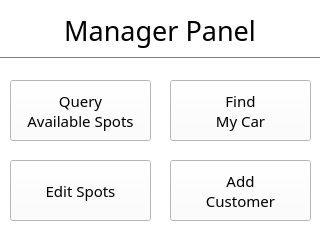
<?xml version="1.0" encoding="UTF-8"?>
<ui version="4.0">
 <class>ManagerWindow</class>
 <widget class="QMainWindow" name="ManagerWindow">
  <property name="geometry">
   <rect>
    <x>0</x>
    <y>0</y>
    <width>320</width>
    <height>240</height>
   </rect>
  </property>
  <property name="palette">
   <palette>
    <active>
     <colorrole role="WindowText">
      <brush brushstyle="SolidPattern">
       <color alpha="255">
        <red>0</red>
        <green>0</green>
        <blue>0</blue>
       </color>
      </brush>
     </colorrole>
     <colorrole role="Button">
      <brush brushstyle="SolidPattern">
       <color alpha="255">
        <red>255</red>
        <green>255</green>
        <blue>255</blue>
       </color>
      </brush>
     </colorrole>
     <colorrole role="Light">
      <brush brushstyle="SolidPattern">
       <color alpha="255">
        <red>255</red>
        <green>255</green>
        <blue>255</blue>
       </color>
      </brush>
     </colorrole>
     <colorrole role="Midlight">
      <brush brushstyle="SolidPattern">
       <color alpha="255">
        <red>255</red>
        <green>255</green>
        <blue>255</blue>
       </color>
      </brush>
     </colorrole>
     <colorrole role="Dark">
      <brush brushstyle="SolidPattern">
       <color alpha="255">
        <red>127</red>
        <green>127</green>
        <blue>127</blue>
       </color>
      </brush>
     </colorrole>
     <colorrole role="Mid">
      <brush brushstyle="SolidPattern">
       <color alpha="255">
        <red>170</red>
        <green>170</green>
        <blue>170</blue>
       </color>
      </brush>
     </colorrole>
     <colorrole role="Text">
      <brush brushstyle="SolidPattern">
       <color alpha="255">
        <red>0</red>
        <green>0</green>
        <blue>0</blue>
       </color>
      </brush>
     </colorrole>
     <colorrole role="BrightText">
      <brush brushstyle="SolidPattern">
       <color alpha="255">
        <red>255</red>
        <green>255</green>
        <blue>255</blue>
       </color>
      </brush>
     </colorrole>
     <colorrole role="ButtonText">
      <brush brushstyle="SolidPattern">
       <color alpha="255">
        <red>0</red>
        <green>0</green>
        <blue>0</blue>
       </color>
      </brush>
     </colorrole>
     <colorrole role="Base">
      <brush brushstyle="SolidPattern">
       <color alpha="255">
        <red>255</red>
        <green>255</green>
        <blue>255</blue>
       </color>
      </brush>
     </colorrole>
     <colorrole role="Window">
      <brush brushstyle="SolidPattern">
       <color alpha="255">
        <red>255</red>
        <green>255</green>
        <blue>255</blue>
       </color>
      </brush>
     </colorrole>
     <colorrole role="Shadow">
      <brush brushstyle="SolidPattern">
       <color alpha="255">
        <red>0</red>
        <green>0</green>
        <blue>0</blue>
       </color>
      </brush>
     </colorrole>
     <colorrole role="AlternateBase">
      <brush brushstyle="SolidPattern">
       <color alpha="255">
        <red>255</red>
        <green>255</green>
        <blue>255</blue>
       </color>
      </brush>
     </colorrole>
     <colorrole role="ToolTipBase">
      <brush brushstyle="SolidPattern">
       <color alpha="255">
        <red>255</red>
        <green>255</green>
        <blue>220</blue>
       </color>
      </brush>
     </colorrole>
     <colorrole role="ToolTipText">
      <brush brushstyle="SolidPattern">
       <color alpha="255">
        <red>0</red>
        <green>0</green>
        <blue>0</blue>
       </color>
      </brush>
     </colorrole>
     <colorrole role="PlaceholderText">
      <brush brushstyle="SolidPattern">
       <color alpha="127">
        <red>0</red>
        <green>0</green>
        <blue>0</blue>
       </color>
      </brush>
     </colorrole>
    </active>
    <inactive>
     <colorrole role="WindowText">
      <brush brushstyle="SolidPattern">
       <color alpha="255">
        <red>0</red>
        <green>0</green>
        <blue>0</blue>
       </color>
      </brush>
     </colorrole>
     <colorrole role="Button">
      <brush brushstyle="SolidPattern">
       <color alpha="255">
        <red>255</red>
        <green>255</green>
        <blue>255</blue>
       </color>
      </brush>
     </colorrole>
     <colorrole role="Light">
      <brush brushstyle="SolidPattern">
       <color alpha="255">
        <red>255</red>
        <green>255</green>
        <blue>255</blue>
       </color>
      </brush>
     </colorrole>
     <colorrole role="Midlight">
      <brush brushstyle="SolidPattern">
       <color alpha="255">
        <red>255</red>
        <green>255</green>
        <blue>255</blue>
       </color>
      </brush>
     </colorrole>
     <colorrole role="Dark">
      <brush brushstyle="SolidPattern">
       <color alpha="255">
        <red>127</red>
        <green>127</green>
        <blue>127</blue>
       </color>
      </brush>
     </colorrole>
     <colorrole role="Mid">
      <brush brushstyle="SolidPattern">
       <color alpha="255">
        <red>170</red>
        <green>170</green>
        <blue>170</blue>
       </color>
      </brush>
     </colorrole>
     <colorrole role="Text">
      <brush brushstyle="SolidPattern">
       <color alpha="255">
        <red>0</red>
        <green>0</green>
        <blue>0</blue>
       </color>
      </brush>
     </colorrole>
     <colorrole role="BrightText">
      <brush brushstyle="SolidPattern">
       <color alpha="255">
        <red>255</red>
        <green>255</green>
        <blue>255</blue>
       </color>
      </brush>
     </colorrole>
     <colorrole role="ButtonText">
      <brush brushstyle="SolidPattern">
       <color alpha="255">
        <red>0</red>
        <green>0</green>
        <blue>0</blue>
       </color>
      </brush>
     </colorrole>
     <colorrole role="Base">
      <brush brushstyle="SolidPattern">
       <color alpha="255">
        <red>255</red>
        <green>255</green>
        <blue>255</blue>
       </color>
      </brush>
     </colorrole>
     <colorrole role="Window">
      <brush brushstyle="SolidPattern">
       <color alpha="255">
        <red>255</red>
        <green>255</green>
        <blue>255</blue>
       </color>
      </brush>
     </colorrole>
     <colorrole role="Shadow">
      <brush brushstyle="SolidPattern">
       <color alpha="255">
        <red>0</red>
        <green>0</green>
        <blue>0</blue>
       </color>
      </brush>
     </colorrole>
     <colorrole role="AlternateBase">
      <brush brushstyle="SolidPattern">
       <color alpha="255">
        <red>255</red>
        <green>255</green>
        <blue>255</blue>
       </color>
      </brush>
     </colorrole>
     <colorrole role="ToolTipBase">
      <brush brushstyle="SolidPattern">
       <color alpha="255">
        <red>255</red>
        <green>255</green>
        <blue>220</blue>
       </color>
      </brush>
     </colorrole>
     <colorrole role="ToolTipText">
      <brush brushstyle="SolidPattern">
       <color alpha="255">
        <red>0</red>
        <green>0</green>
        <blue>0</blue>
       </color>
      </brush>
     </colorrole>
     <colorrole role="PlaceholderText">
      <brush brushstyle="SolidPattern">
       <color alpha="127">
        <red>0</red>
        <green>0</green>
        <blue>0</blue>
       </color>
      </brush>
     </colorrole>
    </inactive>
    <disabled>
     <colorrole role="WindowText">
      <brush brushstyle="SolidPattern">
       <color alpha="255">
        <red>127</red>
        <green>127</green>
        <blue>127</blue>
       </color>
      </brush>
     </colorrole>
     <colorrole role="Button">
      <brush brushstyle="SolidPattern">
       <color alpha="255">
        <red>255</red>
        <green>255</green>
        <blue>255</blue>
       </color>
      </brush>
     </colorrole>
     <colorrole role="Light">
      <brush brushstyle="SolidPattern">
       <color alpha="255">
        <red>255</red>
        <green>255</green>
        <blue>255</blue>
       </color>
      </brush>
     </colorrole>
     <colorrole role="Midlight">
      <brush brushstyle="SolidPattern">
       <color alpha="255">
        <red>255</red>
        <green>255</green>
        <blue>255</blue>
       </color>
      </brush>
     </colorrole>
     <colorrole role="Dark">
      <brush brushstyle="SolidPattern">
       <color alpha="255">
        <red>127</red>
        <green>127</green>
        <blue>127</blue>
       </color>
      </brush>
     </colorrole>
     <colorrole role="Mid">
      <brush brushstyle="SolidPattern">
       <color alpha="255">
        <red>170</red>
        <green>170</green>
        <blue>170</blue>
       </color>
      </brush>
     </colorrole>
     <colorrole role="Text">
      <brush brushstyle="SolidPattern">
       <color alpha="255">
        <red>127</red>
        <green>127</green>
        <blue>127</blue>
       </color>
      </brush>
     </colorrole>
     <colorrole role="BrightText">
      <brush brushstyle="SolidPattern">
       <color alpha="255">
        <red>255</red>
        <green>255</green>
        <blue>255</blue>
       </color>
      </brush>
     </colorrole>
     <colorrole role="ButtonText">
      <brush brushstyle="SolidPattern">
       <color alpha="255">
        <red>127</red>
        <green>127</green>
        <blue>127</blue>
       </color>
      </brush>
     </colorrole>
     <colorrole role="Base">
      <brush brushstyle="SolidPattern">
       <color alpha="255">
        <red>255</red>
        <green>255</green>
        <blue>255</blue>
       </color>
      </brush>
     </colorrole>
     <colorrole role="Window">
      <brush brushstyle="SolidPattern">
       <color alpha="255">
        <red>255</red>
        <green>255</green>
        <blue>255</blue>
       </color>
      </brush>
     </colorrole>
     <colorrole role="Shadow">
      <brush brushstyle="SolidPattern">
       <color alpha="255">
        <red>0</red>
        <green>0</green>
        <blue>0</blue>
       </color>
      </brush>
     </colorrole>
     <colorrole role="AlternateBase">
      <brush brushstyle="SolidPattern">
       <color alpha="255">
        <red>255</red>
        <green>255</green>
        <blue>255</blue>
       </color>
      </brush>
     </colorrole>
     <colorrole role="ToolTipBase">
      <brush brushstyle="SolidPattern">
       <color alpha="255">
        <red>255</red>
        <green>255</green>
        <blue>220</blue>
       </color>
      </brush>
     </colorrole>
     <colorrole role="ToolTipText">
      <brush brushstyle="SolidPattern">
       <color alpha="255">
        <red>0</red>
        <green>0</green>
        <blue>0</blue>
       </color>
      </brush>
     </colorrole>
     <colorrole role="PlaceholderText">
      <brush brushstyle="SolidPattern">
       <color alpha="127">
        <red>127</red>
        <green>127</green>
        <blue>127</blue>
       </color>
      </brush>
     </colorrole>
    </disabled>
   </palette>
  </property>
  <property name="windowTitle">
   <string>Management</string>
  </property>
  <widget class="QWidget" name="centralwidget">
   <property name="palette">
    <palette>
     <active>
      <colorrole role="WindowText">
       <brush brushstyle="SolidPattern">
        <color alpha="255">
         <red>0</red>
         <green>0</green>
         <blue>0</blue>
        </color>
       </brush>
      </colorrole>
      <colorrole role="Button">
       <brush brushstyle="SolidPattern">
        <color alpha="255">
         <red>255</red>
         <green>255</green>
         <blue>255</blue>
        </color>
       </brush>
      </colorrole>
      <colorrole role="Light">
       <brush brushstyle="SolidPattern">
        <color alpha="255">
         <red>255</red>
         <green>255</green>
         <blue>255</blue>
        </color>
       </brush>
      </colorrole>
      <colorrole role="Midlight">
       <brush brushstyle="SolidPattern">
        <color alpha="255">
         <red>255</red>
         <green>255</green>
         <blue>255</blue>
        </color>
       </brush>
      </colorrole>
      <colorrole role="Dark">
       <brush brushstyle="SolidPattern">
        <color alpha="255">
         <red>127</red>
         <green>127</green>
         <blue>127</blue>
        </color>
       </brush>
      </colorrole>
      <colorrole role="Mid">
       <brush brushstyle="SolidPattern">
        <color alpha="255">
         <red>170</red>
         <green>170</green>
         <blue>170</blue>
        </color>
       </brush>
      </colorrole>
      <colorrole role="Text">
       <brush brushstyle="SolidPattern">
        <color alpha="255">
         <red>0</red>
         <green>0</green>
         <blue>0</blue>
        </color>
       </brush>
      </colorrole>
      <colorrole role="BrightText">
       <brush brushstyle="SolidPattern">
        <color alpha="255">
         <red>255</red>
         <green>255</green>
         <blue>255</blue>
        </color>
       </brush>
      </colorrole>
      <colorrole role="ButtonText">
       <brush brushstyle="SolidPattern">
        <color alpha="255">
         <red>0</red>
         <green>0</green>
         <blue>0</blue>
        </color>
       </brush>
      </colorrole>
      <colorrole role="Base">
       <brush brushstyle="SolidPattern">
        <color alpha="255">
         <red>255</red>
         <green>255</green>
         <blue>255</blue>
        </color>
       </brush>
      </colorrole>
      <colorrole role="Window">
       <brush brushstyle="SolidPattern">
        <color alpha="255">
         <red>255</red>
         <green>255</green>
         <blue>255</blue>
        </color>
       </brush>
      </colorrole>
      <colorrole role="Shadow">
       <brush brushstyle="SolidPattern">
        <color alpha="255">
         <red>0</red>
         <green>0</green>
         <blue>0</blue>
        </color>
       </brush>
      </colorrole>
      <colorrole role="AlternateBase">
       <brush brushstyle="SolidPattern">
        <color alpha="255">
         <red>255</red>
         <green>255</green>
         <blue>255</blue>
        </color>
       </brush>
      </colorrole>
      <colorrole role="ToolTipBase">
       <brush brushstyle="SolidPattern">
        <color alpha="255">
         <red>255</red>
         <green>255</green>
         <blue>220</blue>
        </color>
       </brush>
      </colorrole>
      <colorrole role="ToolTipText">
       <brush brushstyle="SolidPattern">
        <color alpha="255">
         <red>0</red>
         <green>0</green>
         <blue>0</blue>
        </color>
       </brush>
      </colorrole>
      <colorrole role="PlaceholderText">
       <brush brushstyle="SolidPattern">
        <color alpha="127">
         <red>0</red>
         <green>0</green>
         <blue>0</blue>
        </color>
       </brush>
      </colorrole>
     </active>
     <inactive>
      <colorrole role="WindowText">
       <brush brushstyle="SolidPattern">
        <color alpha="255">
         <red>0</red>
         <green>0</green>
         <blue>0</blue>
        </color>
       </brush>
      </colorrole>
      <colorrole role="Button">
       <brush brushstyle="SolidPattern">
        <color alpha="255">
         <red>255</red>
         <green>255</green>
         <blue>255</blue>
        </color>
       </brush>
      </colorrole>
      <colorrole role="Light">
       <brush brushstyle="SolidPattern">
        <color alpha="255">
         <red>255</red>
         <green>255</green>
         <blue>255</blue>
        </color>
       </brush>
      </colorrole>
      <colorrole role="Midlight">
       <brush brushstyle="SolidPattern">
        <color alpha="255">
         <red>255</red>
         <green>255</green>
         <blue>255</blue>
        </color>
       </brush>
      </colorrole>
      <colorrole role="Dark">
       <brush brushstyle="SolidPattern">
        <color alpha="255">
         <red>127</red>
         <green>127</green>
         <blue>127</blue>
        </color>
       </brush>
      </colorrole>
      <colorrole role="Mid">
       <brush brushstyle="SolidPattern">
        <color alpha="255">
         <red>170</red>
         <green>170</green>
         <blue>170</blue>
        </color>
       </brush>
      </colorrole>
      <colorrole role="Text">
       <brush brushstyle="SolidPattern">
        <color alpha="255">
         <red>0</red>
         <green>0</green>
         <blue>0</blue>
        </color>
       </brush>
      </colorrole>
      <colorrole role="BrightText">
       <brush brushstyle="SolidPattern">
        <color alpha="255">
         <red>255</red>
         <green>255</green>
         <blue>255</blue>
        </color>
       </brush>
      </colorrole>
      <colorrole role="ButtonText">
       <brush brushstyle="SolidPattern">
        <color alpha="255">
         <red>0</red>
         <green>0</green>
         <blue>0</blue>
        </color>
       </brush>
      </colorrole>
      <colorrole role="Base">
       <brush brushstyle="SolidPattern">
        <color alpha="255">
         <red>255</red>
         <green>255</green>
         <blue>255</blue>
        </color>
       </brush>
      </colorrole>
      <colorrole role="Window">
       <brush brushstyle="SolidPattern">
        <color alpha="255">
         <red>255</red>
         <green>255</green>
         <blue>255</blue>
        </color>
       </brush>
      </colorrole>
      <colorrole role="Shadow">
       <brush brushstyle="SolidPattern">
        <color alpha="255">
         <red>0</red>
         <green>0</green>
         <blue>0</blue>
        </color>
       </brush>
      </colorrole>
      <colorrole role="AlternateBase">
       <brush brushstyle="SolidPattern">
        <color alpha="255">
         <red>255</red>
         <green>255</green>
         <blue>255</blue>
        </color>
       </brush>
      </colorrole>
      <colorrole role="ToolTipBase">
       <brush brushstyle="SolidPattern">
        <color alpha="255">
         <red>255</red>
         <green>255</green>
         <blue>220</blue>
        </color>
       </brush>
      </colorrole>
      <colorrole role="ToolTipText">
       <brush brushstyle="SolidPattern">
        <color alpha="255">
         <red>0</red>
         <green>0</green>
         <blue>0</blue>
        </color>
       </brush>
      </colorrole>
      <colorrole role="PlaceholderText">
       <brush brushstyle="SolidPattern">
        <color alpha="127">
         <red>0</red>
         <green>0</green>
         <blue>0</blue>
        </color>
       </brush>
      </colorrole>
     </inactive>
     <disabled>
      <colorrole role="WindowText">
       <brush brushstyle="SolidPattern">
        <color alpha="255">
         <red>127</red>
         <green>127</green>
         <blue>127</blue>
        </color>
       </brush>
      </colorrole>
      <colorrole role="Button">
       <brush brushstyle="SolidPattern">
        <color alpha="255">
         <red>255</red>
         <green>255</green>
         <blue>255</blue>
        </color>
       </brush>
      </colorrole>
      <colorrole role="Light">
       <brush brushstyle="SolidPattern">
        <color alpha="255">
         <red>255</red>
         <green>255</green>
         <blue>255</blue>
        </color>
       </brush>
      </colorrole>
      <colorrole role="Midlight">
       <brush brushstyle="SolidPattern">
        <color alpha="255">
         <red>255</red>
         <green>255</green>
         <blue>255</blue>
        </color>
       </brush>
      </colorrole>
      <colorrole role="Dark">
       <brush brushstyle="SolidPattern">
        <color alpha="255">
         <red>127</red>
         <green>127</green>
         <blue>127</blue>
        </color>
       </brush>
      </colorrole>
      <colorrole role="Mid">
       <brush brushstyle="SolidPattern">
        <color alpha="255">
         <red>170</red>
         <green>170</green>
         <blue>170</blue>
        </color>
       </brush>
      </colorrole>
      <colorrole role="Text">
       <brush brushstyle="SolidPattern">
        <color alpha="255">
         <red>127</red>
         <green>127</green>
         <blue>127</blue>
        </color>
       </brush>
      </colorrole>
      <colorrole role="BrightText">
       <brush brushstyle="SolidPattern">
        <color alpha="255">
         <red>255</red>
         <green>255</green>
         <blue>255</blue>
        </color>
       </brush>
      </colorrole>
      <colorrole role="ButtonText">
       <brush brushstyle="SolidPattern">
        <color alpha="255">
         <red>127</red>
         <green>127</green>
         <blue>127</blue>
        </color>
       </brush>
      </colorrole>
      <colorrole role="Base">
       <brush brushstyle="SolidPattern">
        <color alpha="255">
         <red>255</red>
         <green>255</green>
         <blue>255</blue>
        </color>
       </brush>
      </colorrole>
      <colorrole role="Window">
       <brush brushstyle="SolidPattern">
        <color alpha="255">
         <red>255</red>
         <green>255</green>
         <blue>255</blue>
        </color>
       </brush>
      </colorrole>
      <colorrole role="Shadow">
       <brush brushstyle="SolidPattern">
        <color alpha="255">
         <red>0</red>
         <green>0</green>
         <blue>0</blue>
        </color>
       </brush>
      </colorrole>
      <colorrole role="AlternateBase">
       <brush brushstyle="SolidPattern">
        <color alpha="255">
         <red>255</red>
         <green>255</green>
         <blue>255</blue>
        </color>
       </brush>
      </colorrole>
      <colorrole role="ToolTipBase">
       <brush brushstyle="SolidPattern">
        <color alpha="255">
         <red>255</red>
         <green>255</green>
         <blue>220</blue>
        </color>
       </brush>
      </colorrole>
      <colorrole role="ToolTipText">
       <brush brushstyle="SolidPattern">
        <color alpha="255">
         <red>0</red>
         <green>0</green>
         <blue>0</blue>
        </color>
       </brush>
      </colorrole>
      <colorrole role="PlaceholderText">
       <brush brushstyle="SolidPattern">
        <color alpha="127">
         <red>127</red>
         <green>127</green>
         <blue>127</blue>
        </color>
       </brush>
      </colorrole>
     </disabled>
    </palette>
   </property>
   <widget class="QLabel" name="label_banner">
    <property name="geometry">
     <rect>
      <x>0</x>
      <y>0</y>
      <width>320</width>
      <height>61</height>
     </rect>
    </property>
    <property name="font">
     <font>
      <family>Arial Black</family>
      <pointsize>20</pointsize>
     </font>
    </property>
    <property name="text">
     <string>Manager Panel</string>
    </property>
    <property name="alignment">
     <set>Qt::AlignCenter</set>
    </property>
   </widget>
   <widget class="Line" name="line">
    <property name="geometry">
     <rect>
      <x>0</x>
      <y>50</y>
      <width>321</width>
      <height>16</height>
     </rect>
    </property>
    <property name="orientation">
     <enum>Qt::Horizontal</enum>
    </property>
   </widget>
   <widget class="QPushButton" name="pushButton_query_available_spots">
    <property name="geometry">
     <rect>
      <x>10</x>
      <y>80</y>
      <width>141</width>
      <height>61</height>
     </rect>
    </property>
    <property name="font">
     <font>
      <family>Arial Black</family>
      <pointsize>11</pointsize>
     </font>
    </property>
    <property name="text">
     <string>Query
Available Spots</string>
    </property>
   </widget>
   <widget class="QPushButton" name="pushButton_find_my_car">
    <property name="geometry">
     <rect>
      <x>170</x>
      <y>80</y>
      <width>141</width>
      <height>61</height>
     </rect>
    </property>
    <property name="font">
     <font>
      <family>Arial Black</family>
      <pointsize>11</pointsize>
     </font>
    </property>
    <property name="text">
     <string>Find
My Car</string>
    </property>
   </widget>
   <widget class="QPushButton" name="pushButton_edit_spots">
    <property name="geometry">
     <rect>
      <x>10</x>
      <y>160</y>
      <width>141</width>
      <height>61</height>
     </rect>
    </property>
    <property name="font">
     <font>
      <family>Arial Black</family>
      <pointsize>11</pointsize>
     </font>
    </property>
    <property name="text">
     <string>Edit Spots</string>
    </property>
   </widget>
   <widget class="QPushButton" name="pushButton_add_customer">
    <property name="geometry">
     <rect>
      <x>170</x>
      <y>160</y>
      <width>141</width>
      <height>61</height>
     </rect>
    </property>
    <property name="font">
     <font>
      <family>Arial Black</family>
      <pointsize>11</pointsize>
     </font>
    </property>
    <property name="text">
     <string>Add
Customer</string>
    </property>
   </widget>
  </widget>
 </widget>
 <resources/>
 <connections/>
</ui>
